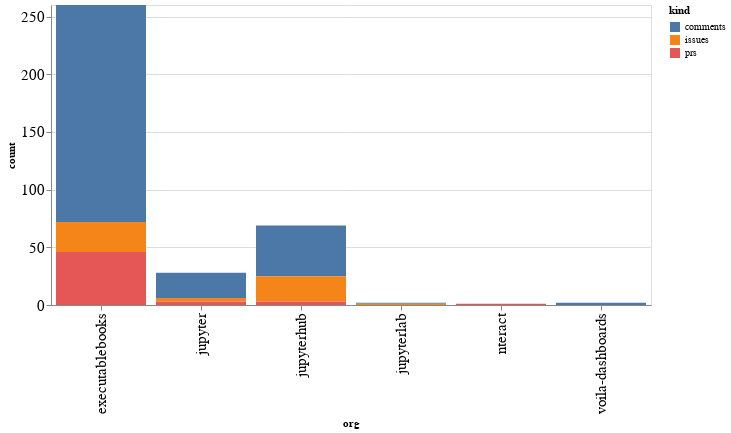

The code cell stored with this chart in its notebook:
### Code cell
alt.Chart(org_summaries, width=600).mark_bar().encode(
    x='org',
    y='count',
    color='kind',
    tooltip="org"
)

### Figure 1 — Vega-Lite specification as saved in the notebook (floating-point values rounded to 4 significant figures)
{"config": {"axisLeft": {"labelFontSize": 15}, "axisBottom": {"labelFontSize": 15}}, "data": {"name": "data-1176977dfbc5965e81c5169975001d7f"}, "mark": "bar", "encoding": {"color": {"type": "nominal", "field": "kind"}, "tooltip": {"type": "nominal", "field": "org"}, "x": {"type": "nominal", "field": "org"}, "y": {"type": "quantitative", "field": "count"}}, "width": 600, "$schema": "https://vega.github.io/schema/vega-lite/v4.8.1.json", "datasets": {"data-1176977dfbc5965e81c5169975001d7f": [{"org": "executablebooks", "kind": "comments", "count": 188}, {"org": "executablebooks", "kind": "issues", "count": 26}, {"org": "executablebooks", "kind": "prs", "count": 46}, {"org": "jupyter", "kind": "comments", "count": 22}, {"org": "jupyter", "kind": "issues", "count": 3}, {"org": "jupyter", "kind": "prs", "count": 3}, {"org": "jupyterhub", "kind": "comments", "count": 44}, {"org": "jupyterhub", "kind": "issues", "count": 22}, {"org": "jupyterhub", "kind": "prs", "count": 3}, {"org": "jupyterlab", "kind": "comments", "count": 1}, {"org": "jupyterlab", "kind": "issues", "count": 1}, {"org": "nteract", "kind": "prs", "count": 1}, {"org": "voila-dashboards", "kind": "comments", "count": 2}]}}
